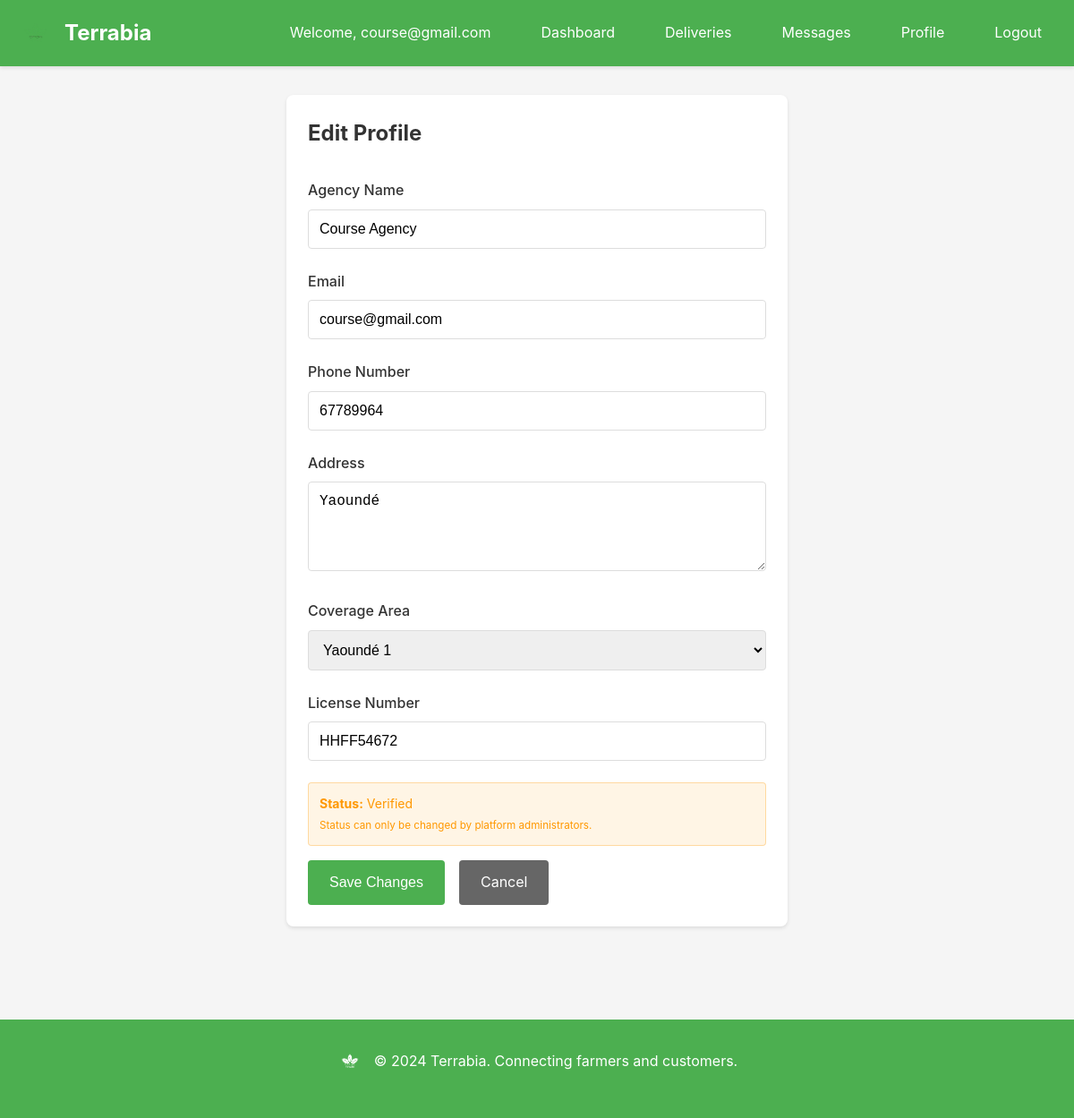
The page /agency/profile/edit/ (signed in) on the database its author committed.
### accounts/models.py (models this page shows, shortened)
class User(AbstractUser):
    ROLE_CUSTOMER = "customer"
    ROLE_FARMER = "farmer"
    ROLE_ADMIN = "admin"
    ROLE_AGENCY = "delivery_agency"
    ROLE_CHOICES = [
        (ROLE_CUSTOMER, "Customer"),
        (ROLE_FARMER, "Farmer"),
        (ROLE_ADMIN, "Administrator"),
        (ROLE_AGENCY, "Delivery agency"),
    ]
    role = models.CharField(max_length=20, choices=ROLE_CHOICES, null=True, blank=True)

class DeliveryAgency(models.Model):
    STATUS_PENDING = "pending"
    STATUS_VERIFIED = "verified"
    STATUS_REJECTED = "rejected"
    STATUS_CHOICES = [
        (STATUS_PENDING, "Pending"),
        (STATUS_VERIFIED, "Verified"),
        (STATUS_REJECTED, "Rejected"),
    ]
    account = models.OneToOneField(User, on_delete=models.CASCADE, related_name='agency_profile', help_text="User account")
    email = models.EmailField(unique=True, help_text="Email for login")
    agency_name = models.CharField(max_length=120, help_text="Agency name")
    phone_number = models.CharField(max_length=30, blank=True, null=True, help_text="Phone number")
    address = models.TextField(blank=True, null=True, help_text="Agency address")
    coverage_area = models.ForeignKey(CoverageArea, on_delete=models.SET_NULL, null=True, blank=True, related_name='agencies', help_text="Primary coverage area")
    license_number = models.CharField(max_length=50)
    status = models.CharField(
        max_length=20,
        choices=STATUS_CHOICES,
        default=STATUS_PENDING,
    )
    member_since = models.DateTimeField(auto_now_add=True)
    created_at = models.DateTimeField(auto_now_add=True)
    updated_at = models.DateTimeField(auto_now=True)
    class Meta:
        verbose_name = "Delivery Agency"
        verbose_name_plural = "Delivery Agencies"
    @property
    def name(self):
        """Alias for agency_name for backward compatibility."""
        return self.agency_name

### accounts/location_models.py (models this page shows, shortened)
class CoverageArea(models.Model):
    name = models.CharField(max_length=100, unique=True)
    code = models.CharField(max_length=20, unique=True)  # YAOUNDE_1, YAOUNDE_2, etc.
    created_at = models.DateTimeField(auto_now_add=True)
    class Meta:
        verbose_name_plural = "Coverage Areas"
        ordering = ['code']

### delivery/views.py (the view, shortened to what this page needs)
# urls.py: path('profile/edit/', views.agency_profile_edit, name='profile_edit'),
@agency_required
def agency_profile_edit(request):
    try:
        agency = request.user.agency_profile
    except DeliveryAgency.DoesNotExist:
        messages.error(request, "Agency profile not found.")
        return redirect('accounts:login')
    coverage_areas = CoverageArea.objects.all()
    return render(request, 'accounts/agency_profile_edit.html', {
        'agency': agency,
        'coverage_areas': coverage_areas
    })

### templates/accounts/agency_profile_edit.html (shortened to what this page needs)
{% extends 'base.html' %}
{% block content %}
<div class="container" style="max-width: 600px;">
    <div class="card">
        <h2 style="margin-bottom: 2rem;">Edit Profile</h2>
        <form method="post">
            <div class="form-group">
                <label class="form-label" for="agency_name">Agency Name</label>
                <input type="text" id="agency_name" name="agency_name" class="form-control" value="{{ agency.agency_name }}" required>
            </div>
            <div class="form-group">
                <label class="form-label" for="email">Email</label>
                <input type="email" id="email" name="email" class="form-control" value="{{ agency.email }}" required>
            </div>
            <div class="form-group">
                <label class="form-label" for="phone_number">Phone Number</label>
                <input type="tel" id="phone_number" name="phone_number" class="form-control" value="{{ agency.phone_number|default:'' }}">
            </div>
            <div class="form-group">
                <label class="form-label" for="address">Address</label>
                <textarea id="address" name="address" class="form-control" rows="2" placeholder="Agency address">{{ agency.address|default:'' }}</textarea>
            </div>
            <div class="form-group">
                <label class="form-label" for="coverage_area">Coverage Area</label>
                <select id="coverage_area" name="coverage_area" class="form-control">
                    {% for area in coverage_areas %}
                        <option value="{{ area.id }}" {% if agency.coverage_area and agency.coverage_area.id == area.id %}selected{% endif %}>
                            {{ area.name }}
                        </option>
                    {% endfor %}
                </select>
            </div>
            <div class="form-group">
                <label class="form-label" for="license_number">License Number</label>
                <input type="text" id="license_number" name="license_number" class="form-control" value="{{ agency.license_number }}" required>
            </div>
            <div style="margin-bottom: 1rem; padding: 0.75rem; background: rgba(255, 152, 0, 0.1); border-radius: 4px; font-size: 0.875rem; border: 1px solid rgba(255, 152, 0, 0.3); color: #FF9800;">
                <strong>Status:</strong> {{ agency.get_status_display }}<br>
                <small>Status can only be changed by platform administrators.</small>
            </div>
            <div style="display: flex; gap: 1rem;">
                <button type="submit" class="btn btn-primary">Save Changes</button>
                <a href="{% url 'agency:profile' %}" class="btn btn-secondary">Cancel</a>
            </div>
        </form>
    </div>
</div>
{% endblock %}

### templates/base.html (shortened to what this page needs)
<!DOCTYPE html>
<html lang="en">
<head>
    {% load static %}
    <link rel="stylesheet" href="{% static 'css/main.css' %}">
</head>
<body>
    <nav class="navbar">
        <div class="container">
            <div class="nav-brand">
                <a href="{% url 'accounts:landing' %}" style="display: flex; align-items: center; gap: 0.75rem; text-decoration: none; color: var(--white);">
                    <img src="{% static 'images/logo.png' %}" alt="Terrabia Logo" style="height: 40px; width: auto;">
                    <span style="font-size: 1.5rem; font-weight: bold;">Terrabia</span>
                </a>
            </div>
            <div class="nav-menu">
                {% if user.is_authenticated %}
                    <span class="nav-user">Welcome, {{ user.username }}</span>
                    {% if user.role == 'customer' %}
                        <a href="{% url 'customer:home' %}">Home</a>
                        <a href="{% url 'orders:cart' %}">Cart</a>
                        <a href="{% url 'customer:orders' %}">Orders</a>
                        <a href="{% url 'customer:profile' %}">Profile</a>
                    {% elif user.role == 'farmer' %}
                        <a href="{% url 'farmer:dashboard' %}">Dashboard</a>
                        <a href="{% url 'farmer:products' %}">Products</a>
                        <a href="{% url 'farmer:orders' %}">Orders</a>
                        <a href="{% url 'messaging:farmer_messages' %}">Messages</a>
                        <a href="{% url 'farmer:profile' %}">Profile</a>
                    {% elif user.role == 'delivery_agency' %}
                        <a href="{% url 'agency:dashboard' %}">Dashboard</a>
                        <a href="{% url 'agency:deliveries' %}">Deliveries</a>
                        <a href="{% url 'messaging:agency_messages' %}">Messages</a>
                        <a href="{% url 'agency:profile' %}">Profile</a>
                    {% elif user.role == 'admin' %}
                        <a href="{% url 'platform_admin:dashboard' %}">Dashboard</a>
                        <a href="{% url 'platform_admin:users' %}">Users</a>
                        <a href="{% url 'platform_admin:agencies' %}">Agencies</a>
                        <a href="{% url 'platform_admin:payments' %}">Payments</a>
                    {% endif %}
                    <a href="{% url 'accounts:logout' %}">Logout</a>
                {% else %}
                    <a href="{% url 'accounts:join' %}">Get Started</a>
                    <a href="{% url 'accounts:login' %}">Sign In</a>
                {% endif %}
            </div>
        </div>
    </nav>
    <main class="main-content">
        {% block content %}{% endblock %}
    </main>
    <footer class="footer">
        <div class="container">
            <div style="display: flex; align-items: center; justify-content: center; gap: 0.75rem; margin-bottom: 1rem;">
                <img src="{% static 'images/logo.png' %}" alt="Terrabia Logo" style="height: 30px; width: auto; filter: brightness(0) invert(1);">
                <p style="margin: 0;">&copy; 2024 Terrabia. Connecting farmers and customers.</p>
            </div>
        </div>
    </footer>
</body>
</html>

### static/css/main.css (style rules this page uses)
* { margin: 0; padding: 0; box-sizing: border-box; }
:root { --terrabia-green: #4CAF50; --primary-color: #4CAF50; --secondary-color: #45a049; --accent-color: #66bb6a; --status-pending: #FF9800; --status-delivered: #4CAF50; --status-processing: #2196F3; --status-cancelled: #F44336; --status-completed: #4CAF50; --metric-sales: #4CAF50; --metric-orders: #2196F3; --metric-in-stock: #FF9800; --metric-out-of-stock: #F44336; --text-color: #333; --text-light: #666; --bg-color: #f5f5f5; --bg-light: #f9f9f9; --white: #ffffff; --border-color: #ddd; --success-color: #4CAF50; --error-color: #F44336; --warning-color: #FF9800; --info-color: #2196F3; }
body { font-family: -apple-system, BlinkMacSystemFont, 'Segoe UI', Roboto, 'Helvetica Neue', Arial, sans-serif; color: var(--text-color); background-color: var(--bg-color); line-height: 1.6; }
.container { max-width: 1200px; margin: 0 auto; padding: 0 20px; }
.navbar { background-color: var(--primary-color); color: var(--white); padding: 1rem 0; box-shadow: 0 2px 4px rgba(0,0,0,0.1); }
.navbar .container { display: flex; justify-content: space-between; align-items: center; }
.nav-brand a { color: var(--white); text-decoration: none; font-size: 1.5rem; font-weight: bold; display: flex; align-items: center; gap: 0.75rem; }
.nav-brand img { height: 40px; width: auto; display: block; }
.nav-menu { display: flex; gap: 1.5rem; align-items: center; }
.nav-menu a { color: var(--white); text-decoration: none; padding: 0.5rem 1rem; border-radius: 4px; transition: background-color 0.3s; }
.nav-user { color: var(--white); margin-right: 1rem; }
.main-content { min-height: calc(100vh - 200px); padding: 2rem 0; }
.card { background: var(--white); border-radius: 8px; padding: 1.5rem; margin-bottom: 1.5rem; box-shadow: 0 2px 4px rgba(0,0,0,0.1); }
.btn { display: inline-block; padding: 0.75rem 1.5rem; border: none; border-radius: 4px; cursor: pointer; text-decoration: none; font-size: 1rem; transition: all 0.3s; text-align: center; }
.btn-primary { background-color: var(--primary-color); color: var(--white); }
.btn-secondary { background-color: #666; color: var(--white); }
.form-group { margin-bottom: 1.5rem; }
.form-label { display: block; margin-bottom: 0.5rem; font-weight: 500; color: var(--text-color); }
.form-control { width: 100%; padding: 0.75rem; border: 1px solid var(--border-color); border-radius: 4px; font-size: 1rem; transition: border-color 0.3s; }
textarea.form-control { resize: vertical; min-height: 100px; }
select.form-control { cursor: pointer; }
.footer { background-color: var(--primary-color); color: var(--white); padding: 2rem 0; text-align: center; margin-top: 3rem; }

### rows shown on the page
User: username "course@gmail.com"
DeliveryAgency: agency_name "Course Agency", email "course@gmail.com", phone_number "67789964", address "Yaoundé", coverage_area "Yaoundé 1", license_number "HHFF54672", status "Verified"
